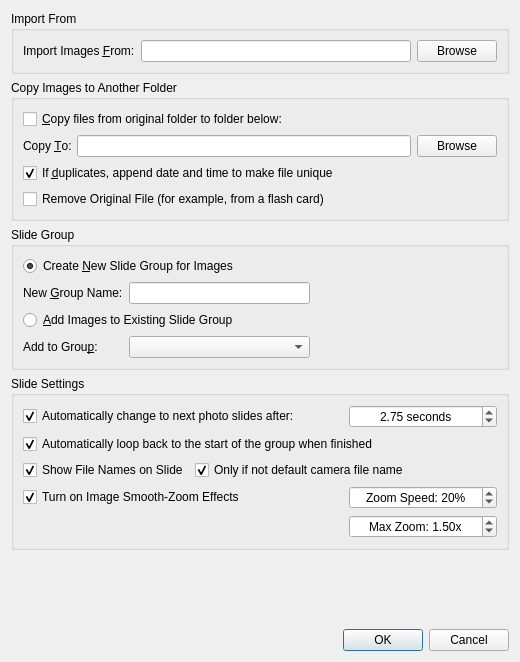
<?xml version="1.0" encoding="UTF-8"?>
<ui version="4.0">
 <class>ImageImportDialog</class>
 <widget class="QDialog" name="ImageImportDialog">
  <property name="geometry">
   <rect>
    <x>0</x>
    <y>0</y>
    <width>520</width>
    <height>662</height>
   </rect>
  </property>
  <property name="windowTitle">
   <string>Image Import Tool</string>
  </property>
  <layout class="QVBoxLayout" name="verticalLayout">
   <item>
    <widget class="QGroupBox" name="gbImportFrom">
     <property name="title">
      <string>Import From</string>
     </property>
     <layout class="QHBoxLayout" name="horizontalLayout">
      <item>
       <widget class="QLabel" name="label_2">
        <property name="text">
         <string>Import Images &amp;From:</string>
        </property>
        <property name="buddy">
         <cstring>importFolder</cstring>
        </property>
       </widget>
      </item>
      <item>
       <widget class="QLineEdit" name="importFolder"/>
      </item>
      <item>
       <widget class="QPushButton" name="importBrowse">
        <property name="text">
         <string>Browse</string>
        </property>
       </widget>
      </item>
     </layout>
    </widget>
   </item>
   <item>
    <widget class="QGroupBox" name="gbCopyTo">
     <property name="title">
      <string>Copy Images to Another Folder</string>
     </property>
     <layout class="QGridLayout" name="gridLayout">
      <item row="0" column="0" colspan="3">
       <widget class="QCheckBox" name="copyFiles">
        <property name="text">
         <string>&amp;Copy files from original folder to folder below:</string>
        </property>
       </widget>
      </item>
      <item row="1" column="0">
       <widget class="QLabel" name="label">
        <property name="text">
         <string>Copy &amp;To:</string>
        </property>
        <property name="buddy">
         <cstring>copyToFolder</cstring>
        </property>
       </widget>
      </item>
      <item row="1" column="1">
       <widget class="QLineEdit" name="copyToFolder"/>
      </item>
      <item row="1" column="2">
       <widget class="QPushButton" name="copyToBrowse">
        <property name="text">
         <string>Browse</string>
        </property>
       </widget>
      </item>
      <item row="3" column="0" colspan="3">
       <widget class="QCheckBox" name="removeOrig">
        <property name="text">
         <string>Remove Original File (for example, from a flash card)</string>
        </property>
       </widget>
      </item>
      <item row="2" column="0" colspan="3">
       <widget class="QCheckBox" name="renameDuplicates">
        <property name="text">
         <string>If &amp;duplicates, append date and time to make file unique</string>
        </property>
        <property name="checked">
         <bool>true</bool>
        </property>
       </widget>
      </item>
     </layout>
    </widget>
   </item>
   <item>
    <widget class="QGroupBox" name="gbSlideGroup">
     <property name="title">
      <string>Slide Group</string>
     </property>
     <layout class="QGridLayout" name="gridLayout_2">
      <item row="0" column="0" rowspan="2" colspan="3">
       <widget class="QRadioButton" name="createNewGroup">
        <property name="text">
         <string>Create &amp;New Slide Group for Images</string>
        </property>
        <property name="checked">
         <bool>true</bool>
        </property>
       </widget>
      </item>
      <item row="3" column="0" colspan="3">
       <widget class="QRadioButton" name="addImagesToExisting">
        <property name="text">
         <string>&amp;Add Images to Existing Slide Group</string>
        </property>
       </widget>
      </item>
      <item row="2" column="0">
       <widget class="QLabel" name="label_3">
        <property name="text">
         <string>New &amp;Group Name:</string>
        </property>
        <property name="buddy">
         <cstring>newGroupName</cstring>
        </property>
       </widget>
      </item>
      <item row="2" column="1">
       <widget class="QLineEdit" name="newGroupName"/>
      </item>
      <item row="4" column="0">
       <widget class="QLabel" name="label_4">
        <property name="text">
         <string>Add to Grou&amp;p:</string>
        </property>
        <property name="buddy">
         <cstring>existingGroup</cstring>
        </property>
       </widget>
      </item>
      <item row="4" column="1">
       <widget class="QComboBox" name="existingGroup"/>
      </item>
      <item row="2" column="2">
       <spacer name="horizontalSpacer">
        <property name="orientation">
         <enum>Qt::Horizontal</enum>
        </property>
        <property name="sizeHint" stdset="0">
         <size>
          <width>40</width>
          <height>20</height>
         </size>
        </property>
       </spacer>
      </item>
     </layout>
    </widget>
   </item>
   <item>
    <widget class="QGroupBox" name="groupBox">
     <property name="title">
      <string>Slide Settings</string>
     </property>
     <layout class="QGridLayout" name="gridLayout_3">
      <item row="0" column="0" colspan="2">
       <widget class="QCheckBox" name="flagAutoChange">
        <property name="text">
         <string>Automatically change to next photo slides after:</string>
        </property>
        <property name="checked">
         <bool>true</bool>
        </property>
       </widget>
      </item>
      <item row="2" column="0">
       <widget class="QCheckBox" name="flagShowNames">
        <property name="text">
         <string>Show File Names on Slide</string>
        </property>
        <property name="checked">
         <bool>true</bool>
        </property>
       </widget>
      </item>
      <item row="1" column="0" colspan="3">
       <widget class="QCheckBox" name="flagLoop">
        <property name="text">
         <string>Automatically loop back to the start of the group when finished</string>
        </property>
        <property name="checked">
         <bool>true</bool>
        </property>
       </widget>
      </item>
      <item row="0" column="2">
       <widget class="QDoubleSpinBox" name="changeTime">
        <property name="alignment">
         <set>Qt::AlignCenter</set>
        </property>
        <property name="suffix">
         <string> seconds</string>
        </property>
        <property name="value">
         <double>2.750000000000000</double>
        </property>
       </widget>
      </item>
      <item row="3" column="0" colspan="2">
       <widget class="QCheckBox" name="zoomImage">
        <property name="text">
         <string>Turn on Image Smooth-Zoom Effects</string>
        </property>
        <property name="checked">
         <bool>true</bool>
        </property>
       </widget>
      </item>
      <item row="2" column="1" colspan="2">
       <widget class="QCheckBox" name="flagNotDefault">
        <property name="text">
         <string>Only if not default camera file name</string>
        </property>
        <property name="checked">
         <bool>true</bool>
        </property>
       </widget>
      </item>
      <item row="4" column="2">
       <widget class="QDoubleSpinBox" name="zoomFactor">
        <property name="alignment">
         <set>Qt::AlignCenter</set>
        </property>
        <property name="prefix">
         <string>Max Zoom: </string>
        </property>
        <property name="suffix">
         <string>x</string>
        </property>
        <property name="minimum">
         <double>1.010000000000000</double>
        </property>
        <property name="maximum">
         <double>10.000000000000000</double>
        </property>
        <property name="singleStep">
         <double>0.500000000000000</double>
        </property>
        <property name="value">
         <double>1.500000000000000</double>
        </property>
       </widget>
      </item>
      <item row="3" column="2">
       <widget class="QSpinBox" name="zoomSpeed">
        <property name="alignment">
         <set>Qt::AlignCenter</set>
        </property>
        <property name="suffix">
         <string>%</string>
        </property>
        <property name="prefix">
         <string>Zoom Speed: </string>
        </property>
        <property name="minimum">
         <number>1</number>
        </property>
        <property name="maximum">
         <number>100</number>
        </property>
        <property name="value">
         <number>20</number>
        </property>
       </widget>
      </item>
     </layout>
    </widget>
   </item>
   <item>
    <spacer name="verticalSpacer">
     <property name="orientation">
      <enum>Qt::Vertical</enum>
     </property>
     <property name="sizeHint" stdset="0">
      <size>
       <width>20</width>
       <height>40</height>
      </size>
     </property>
    </spacer>
   </item>
   <item>
    <widget class="QDialogButtonBox" name="buttonBox">
     <property name="orientation">
      <enum>Qt::Horizontal</enum>
     </property>
     <property name="standardButtons">
      <set>QDialogButtonBox::Cancel|QDialogButtonBox::Ok</set>
     </property>
    </widget>
   </item>
  </layout>
 </widget>
 <resources/>
 <connections>
  <connection>
   <sender>buttonBox</sender>
   <signal>accepted()</signal>
   <receiver>ImageImportDialog</receiver>
   <slot>accept()</slot>
   <hints>
    <hint type="sourcelabel">
     <x>245</x>
     <y>556</y>
    </hint>
    <hint type="destinationlabel">
     <x>157</x>
     <y>274</y>
    </hint>
   </hints>
  </connection>
  <connection>
   <sender>buttonBox</sender>
   <signal>rejected()</signal>
   <receiver>ImageImportDialog</receiver>
   <slot>reject()</slot>
   <hints>
    <hint type="sourcelabel">
     <x>313</x>
     <y>556</y>
    </hint>
    <hint type="destinationlabel">
     <x>286</x>
     <y>274</y>
    </hint>
   </hints>
  </connection>
  <connection>
   <sender>copyFiles</sender>
   <signal>toggled(bool)</signal>
   <receiver>label</receiver>
   <slot>setEnabled(bool)</slot>
   <hints>
    <hint type="sourcelabel">
     <x>106</x>
     <y>120</y>
    </hint>
    <hint type="destinationlabel">
     <x>62</x>
     <y>152</y>
    </hint>
   </hints>
  </connection>
  <connection>
   <sender>copyFiles</sender>
   <signal>toggled(bool)</signal>
   <receiver>copyToFolder</receiver>
   <slot>setEnabled(bool)</slot>
   <hints>
    <hint type="sourcelabel">
     <x>182</x>
     <y>120</y>
    </hint>
    <hint type="destinationlabel">
     <x>236</x>
     <y>149</y>
    </hint>
   </hints>
  </connection>
  <connection>
   <sender>copyFiles</sender>
   <signal>toggled(bool)</signal>
   <receiver>copyToBrowse</receiver>
   <slot>setEnabled(bool)</slot>
   <hints>
    <hint type="sourcelabel">
     <x>245</x>
     <y>120</y>
    </hint>
    <hint type="destinationlabel">
     <x>455</x>
     <y>160</y>
    </hint>
   </hints>
  </connection>
  <connection>
   <sender>copyFiles</sender>
   <signal>toggled(bool)</signal>
   <receiver>renameDuplicates</receiver>
   <slot>setEnabled(bool)</slot>
   <hints>
    <hint type="sourcelabel">
     <x>282</x>
     <y>120</y>
    </hint>
    <hint type="destinationlabel">
     <x>239</x>
     <y>177</y>
    </hint>
   </hints>
  </connection>
  <connection>
   <sender>createNewGroup</sender>
   <signal>toggled(bool)</signal>
   <receiver>label_3</receiver>
   <slot>setEnabled(bool)</slot>
   <hints>
    <hint type="sourcelabel">
     <x>112</x>
     <y>283</y>
    </hint>
    <hint type="destinationlabel">
     <x>126</x>
     <y>309</y>
    </hint>
   </hints>
  </connection>
  <connection>
   <sender>createNewGroup</sender>
   <signal>toggled(bool)</signal>
   <receiver>newGroupName</receiver>
   <slot>setEnabled(bool)</slot>
   <hints>
    <hint type="sourcelabel">
     <x>191</x>
     <y>283</y>
    </hint>
    <hint type="destinationlabel">
     <x>291</x>
     <y>309</y>
    </hint>
   </hints>
  </connection>
  <connection>
   <sender>addImagesToExisting</sender>
   <signal>toggled(bool)</signal>
   <receiver>existingGroup</receiver>
   <slot>setEnabled(bool)</slot>
   <hints>
    <hint type="sourcelabel">
     <x>184</x>
     <y>336</y>
    </hint>
    <hint type="destinationlabel">
     <x>291</x>
     <y>363</y>
    </hint>
   </hints>
  </connection>
  <connection>
   <sender>addImagesToExisting</sender>
   <signal>toggled(bool)</signal>
   <receiver>label_4</receiver>
   <slot>setEnabled(bool)</slot>
   <hints>
    <hint type="sourcelabel">
     <x>114</x>
     <y>336</y>
    </hint>
    <hint type="destinationlabel">
     <x>113</x>
     <y>363</y>
    </hint>
   </hints>
  </connection>
  <connection>
   <sender>buttonBox</sender>
   <signal>accepted()</signal>
   <receiver>ImageImportDialog</receiver>
   <slot>accept()</slot>
   <hints>
    <hint type="sourcelabel">
     <x>163</x>
     <y>556</y>
    </hint>
    <hint type="destinationlabel">
     <x>174</x>
     <y>329</y>
    </hint>
   </hints>
  </connection>
  <connection>
   <sender>copyFiles</sender>
   <signal>toggled(bool)</signal>
   <receiver>removeOrig</receiver>
   <slot>setEnabled(bool)</slot>
   <hints>
    <hint type="sourcelabel">
     <x>211</x>
     <y>123</y>
    </hint>
    <hint type="destinationlabel">
     <x>200</x>
     <y>210</y>
    </hint>
   </hints>
  </connection>
 </connections>
</ui>
